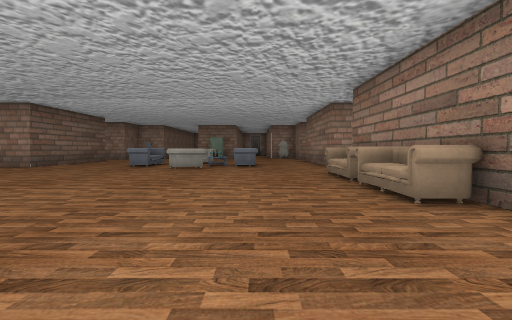
[1] (above)

19 first-person views from a walk through a Unity game level. The camera is 1.2 m above the floor, tilts 2° down and sees 80° across. The floor is counted in squares, 2 m on a side. Each view is taken from the middle of a square. On the plan, view 1 faces up. The plan holds only what a view shows up to about 9 squares ahead; the rest is blank. The place goes on beyond the plan. The player is left out. Some surface patterns are stand-ins.

[2]
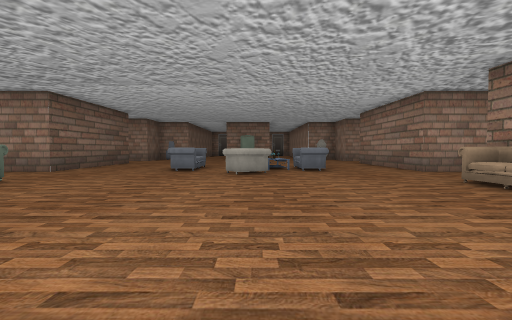

[3]
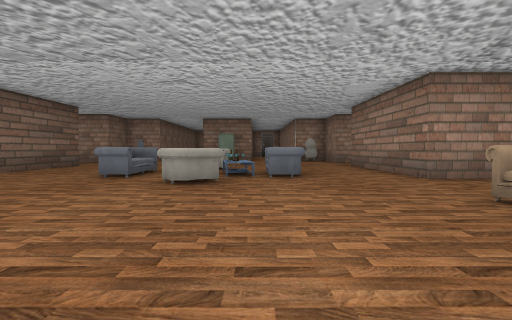

[4]
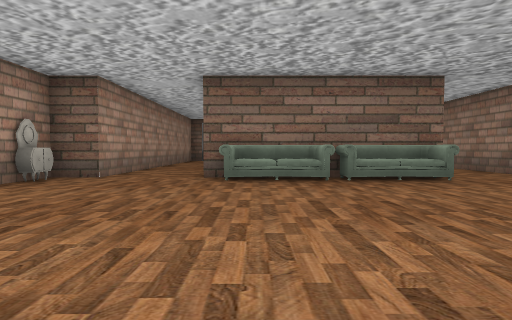

[5]
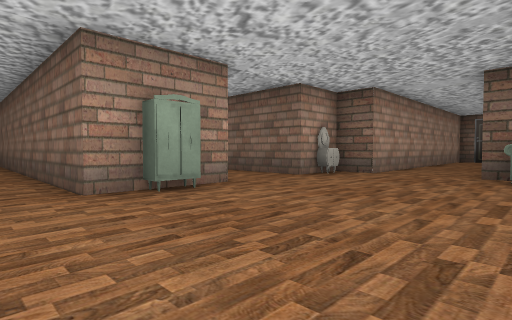

[6]
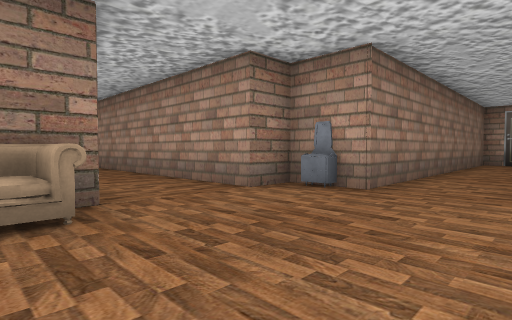

[7]
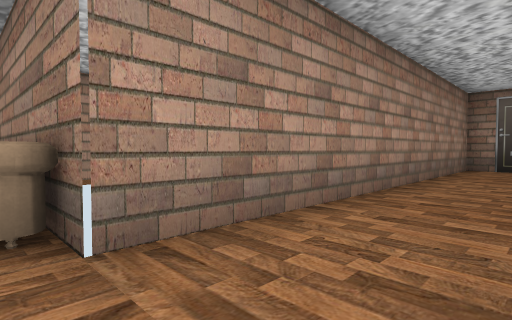

[8]
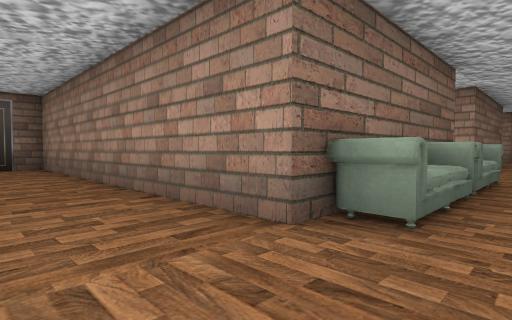

[9]
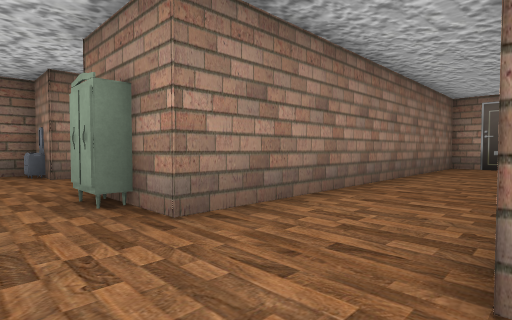

[10]
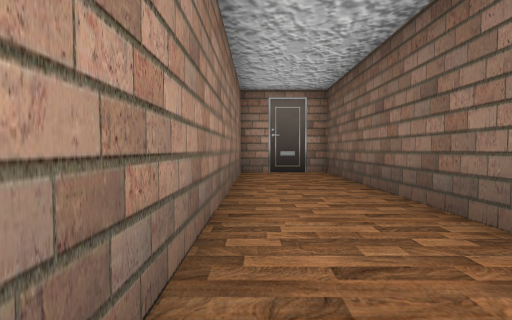

[11]
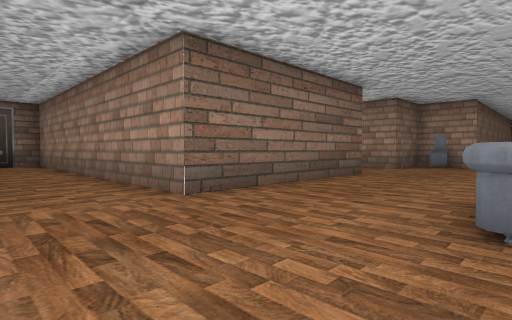

[12]
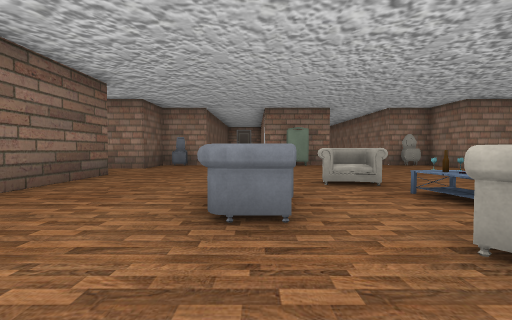

[13]
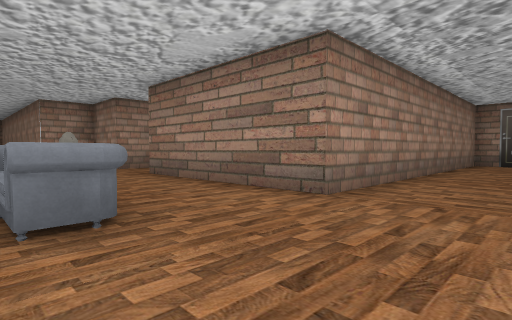

[14]
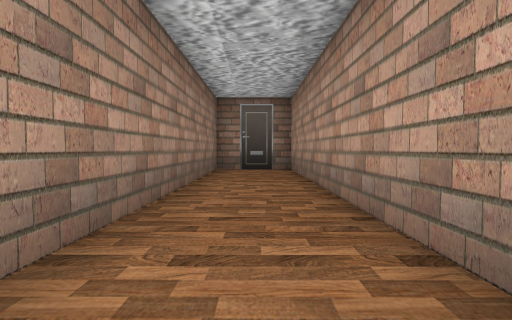

[15]
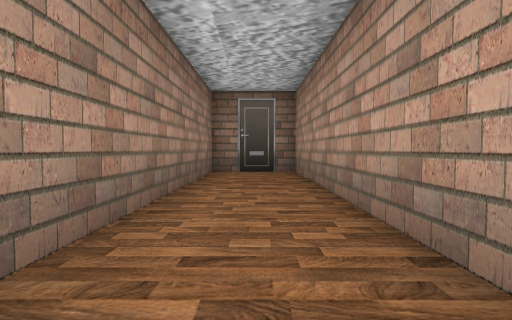

[16]
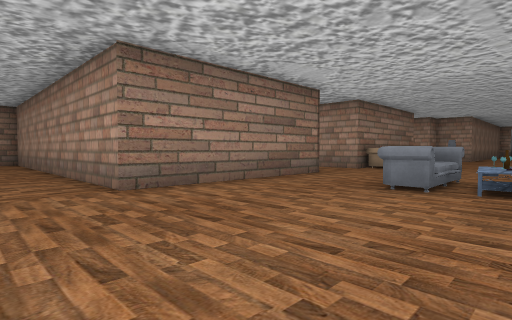

[17]
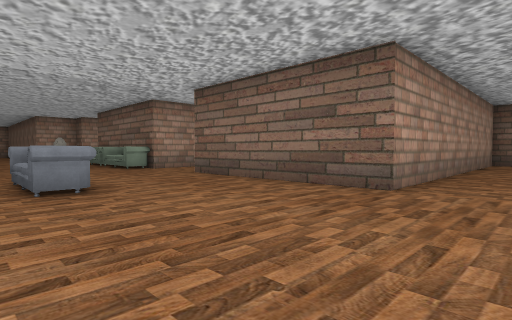

[18]
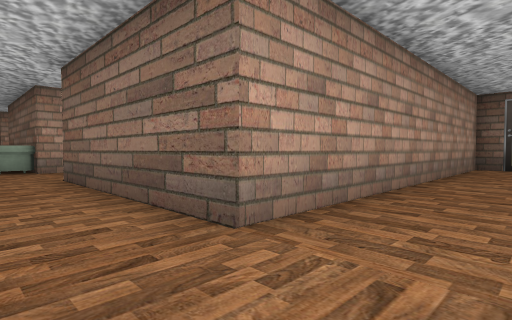

[19]
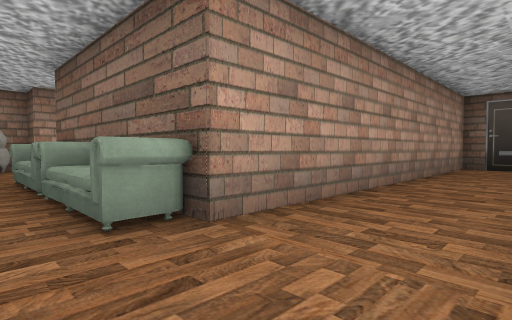

### Floor plan
Points are (right, up) in squares from view 1. A wall is a line through its corners. A room is listed if a view was taken in it or the views show most of it. See-through windows are left out.
Room 1 (views 1, 2, 3, 4, 5, 6, 7, 8, 9, 10, 11, 12, 13, 14, 15, 16, 17, 18, 19)
walls: (4.3, 7.9) (12.2, 7.9) (12.2, 10.2) (2.5, 10.2) (2.5, 15.3) (9, 15.3); (-7.5, 3.6) (-7.5, 2.9) (-16.7, 2.9) (-16.7, 1.9); (-1.2, -0.4) (-1.2, -7.5); (-10, 0.6) (-7.5, 0.6) (-7.5, -0.4) (-5.8, -0.4) (-5.8, -10) (-3.5, -10); (1, -6.7) (1, -0.4) (2.5, -0.4) (2.5, 0.6) (8.4, 0.6); (-16.7, 9.1) (-16.7, 7.9) (-7.5, 7.9) (-7.5, 7.4); (12.2, 1.9) (12.2, 2.9) (2.5, 2.9) (2.5, 8); (-3.6, -9.7) (-3.6, -0.4) (-2.7, -0.4); (-16.7, 16.1) (-16.7, 15.3) (-7.5, 15.3) (-7.5, 10.2) (-14.5, 10.2)
objects: other object (-8, 4) to (-7, 5); other object (-8, 6) to (-7, 7); other object (-7, 0); other object (-4, 11) to (-4, 12); other object (-3, 13) to (-2, 13); closet (-2, 0); other object (-2, 10); other object (-2, 12); other object (-1, 11); table (-1, 12); other object (0, 11) to (0, 12); other object (2, 0); other object (2, 4) to (3, 5); other object (2, 6) to (3, 7)

Where each view was taken, in squares from view 1:
view 1: 0 up, 0 right, facing up
view 2: 2 up, 2 left, facing up
view 3: 4 up, 1 left, facing up
view 4: 4 up, 1 left, facing left
view 5: 4 up, 0 right, facing down-left
view 6: 4 up, 1 left, facing down-right
view 7: 1 up, 2 right, facing up-right
view 8: 1 up, 6 left, facing up-left
view 9: 1 up, 6 left, facing down-right
view 10: 2 down, 4 left, facing down
view 11: 8 up, 4 left, facing up-left
view 12: 8 up, 4 left, facing up
view 13: 8 up, 1 left, facing up-right
view 14: 9 up, 3 right, facing right
view 15: 9 up, 4 right, facing right
view 16: 17 up, 2 left, facing down-right
view 17: 17 up, 3 left, facing down-left
view 18: 17 up, 6 left, facing down-left
view 19: 10 up, 6 left, facing down-left
